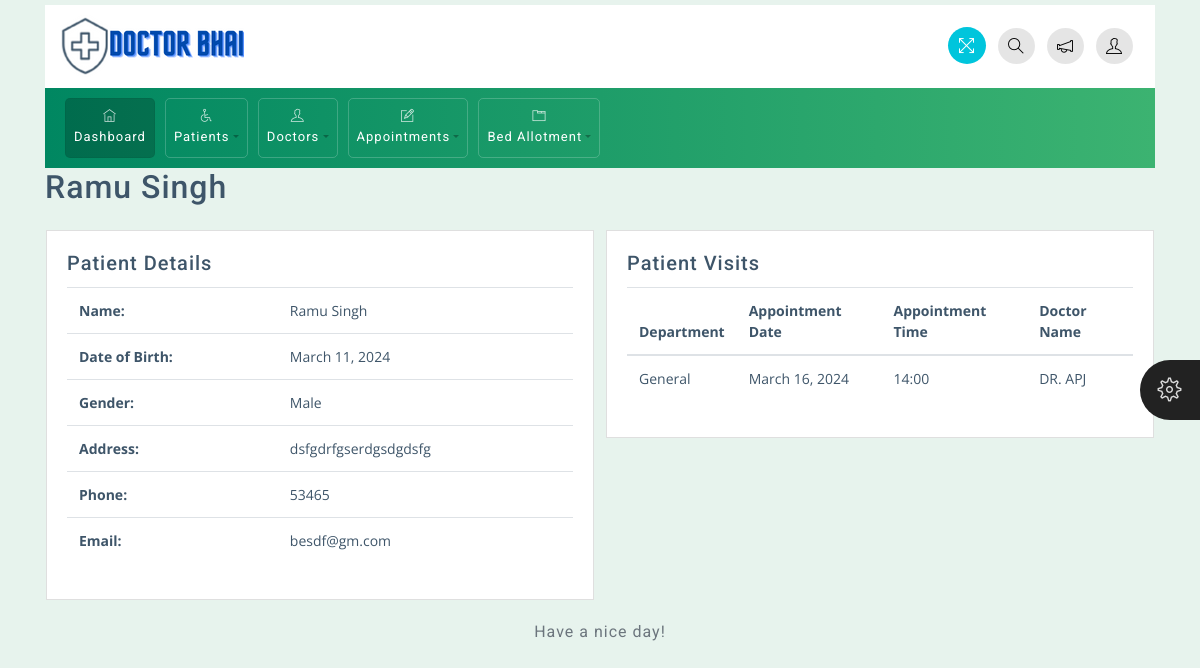
The app's page /patient/1/ with its own data.
### app/models.py (models this page shows, shortened)
class Patient(models.Model):
    patient_Name = models.CharField(max_length=100)
    date_of_birth = models.DateField()
    age = models.IntegerField()
    phone = models.IntegerField()
    email = models.EmailField(max_length=100)
    gender = models.CharField(max_length=50)
    address = models.TextField()

class Appointment(models.Model):
    patient = models.ForeignKey(Patient, on_delete=models.CASCADE)
    department_choices = [
        ('General', 'General'),
        ('Neuro', 'Neuro'),
        ('Ortho', 'Ortho'),
    ]
    department = models.CharField(max_length=50, choices=department_choices)
    appointment_date = models.DateField()
    appointment_time = models.TimeField()
    doctor_name = models.CharField(max_length=100)
    status_choices = [
        ('Pending', 'Pending'),
        ('Success', 'Success'),
    ]
    status = models.CharField(max_length=10, choices=status_choices, default='Pending')

### Hospital/views.py (the view)
# urls.py: path('patient/<int:patient_id>/', views.patient_detail, name='patient_detail'),
def patient_detail(request, patient_id):
    patient = get_object_or_404(Patient, pk=patient_id)
    appointments = Appointment.objects.filter(patient=patient)
    return render(request, 'patients/patient_detail.html', {'patient': patient, 'appointments': appointments})

### templates/patients/patient_detail.html
{% extends 'base.html' %}
{% block content %}
<div class="container">
    <h2 class="mb-4">{{ patient.patient_Name }}</h2>
    <div class="row">
        <div class="col-md-6">
            <div class="card">
                <div class="card-body">
                    <h5 class="card-title">Patient Details</h5>
                    <table class="table">
                        <tbody>
                            <tr>
                                <td><strong>Name:</strong></td>
                                <td>{{ patient.patient_Name }}</td>
                            </tr>
                            <tr>
                                <td><strong>Date of Birth:</strong></td>
                                <td>{{ patient.date_of_birth }}</td>
                            </tr>
                            <tr>
                                <td><strong>Gender:</strong></td>
                                <td>{{ patient.gender }}</td>
                            </tr>
                            <tr>
                                <td><strong>Address:</strong></td>
                                <td>{{ patient.address }}</td>
                            </tr>
                            <tr>
                                <td><strong>Phone:</strong></td>
                                <td>{{ patient.phone }}</td>
                            </tr>
                            <tr>
                                <td><strong>Email:</strong></td>
                                <td>{{ patient.email }}</td>
                            </tr>
                        </tbody>
                    </table>
                </div>
            </div>
        </div>
        <div class="col-md-6">
            <div class="card">
                <div class="card-body">
                    <h5 class="card-title">Patient Visits</h5>
                    <table class="table">
                        <thead>
                            <tr>
                                <th>Department</th>
                                <th>Appointment Date</th>
                                <th>Appointment Time</th>
                                <th>Doctor Name</th>
                            </tr>
                        </thead>
                        <tbody>
                            {% for appointment in patient.appointment_set.all %}
                            <tr>
                                <td>{{ appointment.department }}</td>
                                <td>{{ appointment.appointment_date }}</td>
                                <td>{{ appointment.appointment_time|time:"H:i" }}</td>
                                <td>{{ appointment.doctor_name }}</td>
                            </tr>
                            {% endfor %}
                        </tbody>
                    </table>
                </div>
            </div>
        </div>
    </div>
</div>
{% endblock %}

### static/css/styles.css (style rules this page uses)
body { font-family: 'Open Sans', sans-serif; background-color: #E7F3ED; color: #3e5569; }
h1, h2, h3, h4, h5, h6, span, .menu-nav { font-family: 'Roboto', sans-serif; letter-spacing: 1px; }
.table td, .table th { padding: .75rem; }
div[class*="col-"] { padding-right: 6px; padding-left: 6px; }
table.table tbody td, table.table thead th { font-size: 14px; }
.card, .card-img-top { border-radius: 0px; }

### static/css/responsive.css (style rules this page uses)
@media (min-width: 992px) { .row { margin-right: -5px; margin-left: -5px; } }

### records on screen
Patient: patient_Name "Ramu Singh", date_of_birth "March 11, 2024", gender "Male", address "dsfgdrfgserdgsdgdsfg", phone "53465", email "besdf@gm.com"
Appointment: department "General", appointment_date "March 16, 2024", appointment_time "14:00", doctor_name "DR. APJ"
